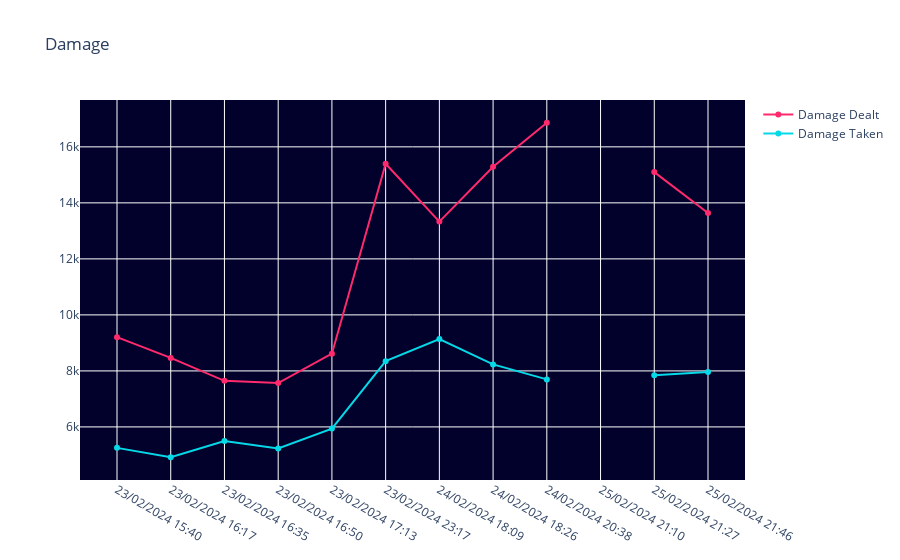

Notebook code cell kept with this figure:
### Code cell
fig = go.Figure()
fig.add_trace(go.Scatter(x=records_df['Date time'], y=records_df['Damage Dealt'], mode='lines+markers', name='Damage Dealt', line=dict(color='#FF2A6D')))
fig.add_trace(go.Scatter(x=records_df['Date time'], y=records_df['Damage Taken'], mode='lines+markers', name='Damage Taken', line=dict(color='#05D9E8')))
fig.update_layout(title='Damage', hovermode='x', plot_bgcolor='#01012B')

### Figure 1 — Plotly figure (JSON) as saved in the notebook; plotly's stock layout.template omitted (floating-point values rounded to 4 significant figures)
{"data": [{"line": {"color": "#FF2A6D"}, "mode": "lines+markers", "name": "Damage Dealt", "type": "scatter", "x": ["23/02/2024 15:40", "23/02/2024 16:17", "23/02/2024 16:35", "23/02/2024 16:50", "23/02/2024 17:13", "23/02/2024 23:17", "24/02/2024 18:09", "24/02/2024 18:26", "24/02/2024 20:38", "25/02/2024 21:10", "25/02/2024 21:27", "25/02/2024 21:46"], "y": [9206, 8463, 7646, 7566, 8615, 15396, 13331, 15292, 16861, "", 15099, 13638]}, {"line": {"color": "#05D9E8"}, "mode": "lines+markers", "name": "Damage Taken", "type": "scatter", "x": ["23/02/2024 15:40", "23/02/2024 16:17", "23/02/2024 16:35", "23/02/2024 16:50", "23/02/2024 17:13", "23/02/2024 23:17", "24/02/2024 18:09", "24/02/2024 18:26", "24/02/2024 20:38", "25/02/2024 21:10", "25/02/2024 21:27", "25/02/2024 21:46"], "y": [5252, 4917, 5493, 5231, 5941, 8348, 9140, 8232, 7697, "", 7842, 7961]}], "layout": {"hovermode": "x", "plot_bgcolor": "#01012B", "title": {"text": "Damage"}}}
